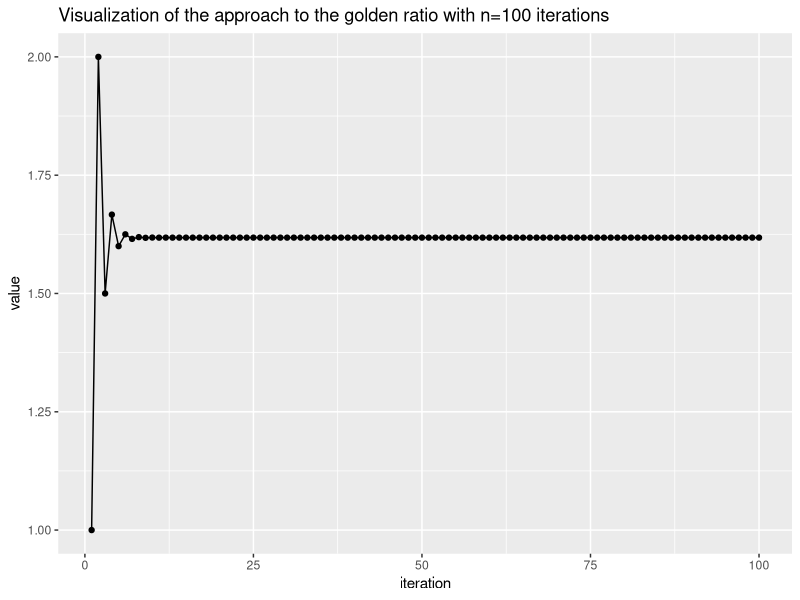

Generate this figure with R:
## ---- chunk 1
r_for <- function(i) {
  f_i <- 0
  f_ip1 <- 1
  result <- c()
  for (x in 1:i) {
    f_ip1_new <- f_i+f_ip1
    f_i <- f_ip1
    f_ip1 <- f_ip1_new
    result <- append(result, f_ip1/f_i)
  }
  return (result)
}
## ---- chunk 2
test_for <- r_for(10)
print(test_for)
## ---- chunk 3
r_while <- function(i) {
  f_i <- 0
  f_ip1 <- 1
  result <- c()
  x=0
  while(x < i) {
    f_ip1_new <- f_i+f_ip1
    f_i <- f_ip1
    f_ip1 <- f_ip1_new
    result <- append(result, f_ip1/f_i)
    x = x+1
  }
  return (result)
}
## ---- chunk 4
test_while <- r_while(10)
print(test_while)
## ---- chunk 5
library(microbenchmark)
## ---- chunk 6
microbenchmark(r_for(200))
microbenchmark(r_while(200))
## ---- chunk 7
microbenchmark(r_for(2000))
microbenchmark(r_while(2000))
## ---- chunk 8
library(ggplot2)
value = r_for(100)
r_100 <- data.frame(value)
r_100$iteration <- 1:nrow(r_100)
ggplot(r_100, aes(x=iteration, y=value)) + geom_point() + geom_line() + ggtitle("Visualization of the approach to the golden ratio with n=100 iterations")
